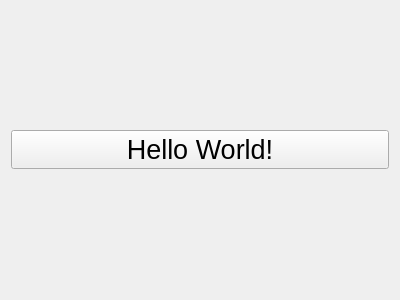
<?xml version="1.0" encoding="UTF-8"?>
<ui version="4.0">
 <class>Widget</class>
 <widget class="QWidget" name="Widget">
  <property name="geometry">
   <rect>
    <x>0</x>
    <y>0</y>
    <width>400</width>
    <height>300</height>
   </rect>
  </property>
  <property name="windowTitle">
   <string>Widget</string>
  </property>
  <layout class="QHBoxLayout" name="horizontalLayout">
   <item>
    <widget class="QPushButton" name="pushButton">
     <property name="font">
      <font>
       <pointsize>20</pointsize>
      </font>
     </property>
     <property name="text">
      <string>Hello World!</string>
     </property>
    </widget>
   </item>
  </layout>
 </widget>
 <layoutdefault spacing="6" margin="11"/>
 <resources/>
 <connections>
  <connection>
   <sender>pushButton</sender>
   <signal>clicked()</signal>
   <receiver>Widget</receiver>
   <slot>close()</slot>
   <hints>
    <hint type="sourcelabel">
     <x>259</x>
     <y>142</y>
    </hint>
    <hint type="destinationlabel">
     <x>270</x>
     <y>238</y>
    </hint>
   </hints>
  </connection>
 </connections>
</ui>
